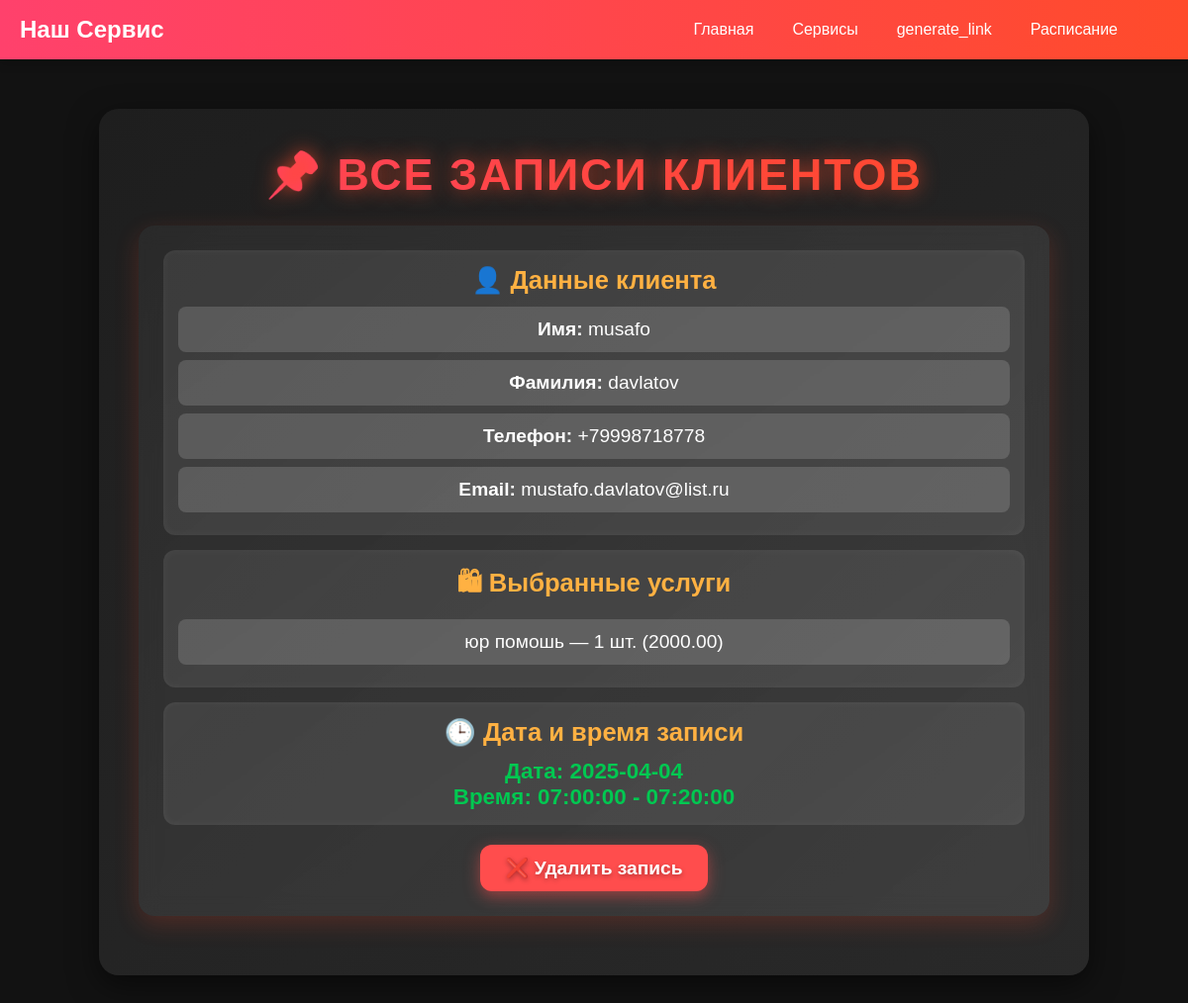
Before: /order (signed in) with the older database file.
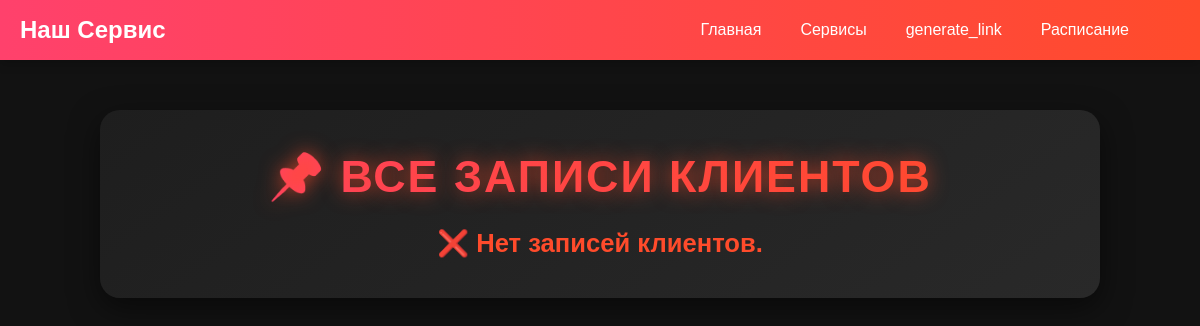
After: the same page with the newer database file.
### client_web/models.py (models this page shows, shortened)
class SuccessModel(models.Model):
    name = models.ForeignKey(UserForm, on_delete=models.CASCADE)  # Клиент, который записался
    basket_history = models.JSONField(default=dict, blank=True)  # Поле для хранения истории корзины
    time_history = models.JSONField(default=dict, blank=True)  # Поле для хранения истории времени
    executor = models.ForeignKey(User, on_delete=models.CASCADE)  # Владелец компании (исполнитель)
    session_key = models.CharField(max_length=40, blank=True, null=True)  # Добавляем session_key
    created_at = models.DateTimeField(auto_now_add=True)  # Дата создания записи
    scheduled_date = models.DateField(null=True, blank=True)
    scheduled_time_slot = models.CharField(max_length=50, blank=True, null=True)
    class Meta:
        verbose_name = "SuccessModel"
        verbose_name_plural = "SuccessModels"

class UserForm(models.Model):
    name = models.CharField("First name", max_length=250, unique=False)
    surname = models.CharField("Surname", max_length=250, unique=False)
    phone = PhoneNumberField("Phone", unique=False)
    email = models.EmailField("Email", unique=False)
    text = models.TextField("Comment", blank=True, null=True)
    date = models.DateField(null=True, blank=True)  # Добавляем поле для даты
    session_key = models.CharField(max_length=40, blank=True, null=True)  # Добавляем session_key
    class Meta:
        verbose_name = "UserForm"
        verbose_name_plural = "UserForms"

### main_page/views.py (the view)
# urls.py: path('order', OrderViews.as_view(), name="order"),
class OrderViews( ListView):
    model = SuccessModel
    template_name = 'main_page/main.html'
    context_object_name = "records"
    def get_queryset(self):
        if self.request.user.is_authenticated:
            return SuccessModel.objects.filter(executor=self.request.user).select_related('name', 'executor')
        return SuccessModel.objects.none()  # Возвращаем пустой QuerySet для неаутентифицированных пользователей
    def get_context_data(self, **kwargs):
        context = super().get_context_data(**kwargs)
        records = self.get_queryset()
        context["records"] = records
        return context

### schedule/models.py (called while the page is built)
    @staticmethod
    def delete_past_days():
        today = date.today()
        past_days = DaySchedule.objects.filter(date__lt=today)  # Все дни до сегодняшнего
        for day in past_days:
            day.time_slots.all().delete()  # Удаляем временные слоты
        past_days.delete()  # Удаляем сами дни

### main_page/templates/main_page/main.html (shortened to what this page needs)
{% extends "main_page/base.html" %}
{% load static %}
{% block extra_css %}
    <link rel="stylesheet" href="{% static 'main_page/css/main.css' %}">
{% endblock %}
{% block body %}
{% include "main_page/base.html" %}
    <div class="record-container">
        <h2 class="record-title">📌 Все записи клиентов</h2>
        {% if records %}
            {% for record in records %}
                <div class="record-card">
                    <div class="record-section">
                        <h3 class="section-title">👤 Данные клиента</h3>
                        <ul class="info-list">
                            <li><strong>Имя:</strong> {{ record.name.name }}</li>
                            <li><strong>Фамилия:</strong> {{ record.name.surname }}</li>
                            <li><strong>Телефон:</strong> {{ record.name.phone }}</li>
                            <li><strong>Email:</strong> {{ record.name.email }}</li>
                        </ul>
                    </div>
                    <div class="record-section">
                        <h3 class="section-title">🛍 Выбранные услуги</h3>
                        <ul class="services-list">
                            {% for item in record.basket_history %}
                                <li>{{ item.service }} — {{ item.quantity }} шт. ({{ item.price }})</li>
                            {% empty %}
                                <li>Нет услуг.</li>
                            {% endfor %}
                        </ul>
                    </div>
                    <div class="record-section">
                        <h3 class="section-title">🕒 Дата и время записи</h3>
                        <p><strong>Дата:</strong> {{ record.time_history.selected_date }}</p>
                        <p><strong>Время:</strong> {{ record.time_history.selected_time_slot }}</p>
                    </div>
                    <div class="record-actions">
                        <form action="{% url 'main:delete_record' record.pk %}" method="post" class="delete-form">
                            <button type="submit" class="delete-btn">❌ Удалить запись</button>
                        </form>
                    </div>
                </div>
            {% endfor %}
        {% else %}
            <p class="no-records">❌ Нет записей клиентов.</p>
        {% endif %}
    </div>
{% endblock %}

### main_page/templates/main_page/base.html (shortened to what this page needs)
<!DOCTYPE html>
<html lang="en">
<head>
{% load static %}
{% load humanize %}
    {% block extra_css %}
        <link rel="stylesheet" href="{% static "main_page/css/navbar.css" %}">
        <link href='https://unpkg.com/boxicons@2.1.4/css/boxicons.min.css' rel='stylesheet'>
    {% endblock %}
</head>
{%block body%}
<body>
    <header>
        <nav class="navbar">
            <div class="navbar-logo">
                <a href="#">Наш Сервис</a>
            </div>
            <ul class="navbar-links">
                {% if user.is_authenticated %}
                <li><a href="{%url 'main:order'%}">Главная</a></li>
                <li><a href="{% url 'service:service_list'%}">Сервисы</a></li>
                <li><a href="{%url 'main:generate_link'%}">generate_link</a></li>
                <li><a href="{% url 'schedule:calendar'%}">Расписание</a></li>
                    <li class="dropdown">
                        <a href="#">
                        </a>
                    </li>
                {% else %}
                    <li><a href="{% url 'user:login' %}"><i class='bx bxs-user-circle'></i></a></li>
                    <li><a href="{% url 'user:registration' %}">Registration</a></li>
                {% endif %}
            </ul>
        </nav>
    </header>
</body>
{%endblock%}
</body>
</html>

### main_page/static/main_page/css/main.css (style rules this page uses)
.record-container { max-width: 1000px; margin: 50px auto; padding: 40px; background: linear-gradient(145deg, #1e1e1e, #292929); border-radius: 20px; box-shadow: 0 10px 30px rgba(0, 0, 0, 0.5); text-align: center; color: white; animation: fadeIn 0.8s ease-in-out; }
.record-title { font-size: 2.8rem; font-weight: 800; text-transform: uppercase; letter-spacing: 2px; margin-bottom: 25px; background: linear-gradient(90deg, #ff416c, #ff4b2b); -webkit-background-clip: text; -webkit-text-fill-color: transparent; text-shadow: 0 0 20px rgba(255, 75, 43, 0.7); }
.no-records { font-size: 1.6rem; color: #ff4b2b; font-weight: bold; margin-top: 20px; }

### main_page/static/main_page/css/navbar.css (style rules this page uses)
* { margin: 0; padding: 0; box-sizing: border-box; }
body { font-family: 'Poppins', sans-serif; background-color: #121212; color: #fff; padding-top: 60px; }
.navbar { position: fixed; top: 0; left: 0; width: 100%; height: 60px; background: linear-gradient(90deg, #ff416c, #ff4b2b); display: flex; justify-content: space-between; align-items: center; padding: 0 20px; z-index: 9999; box-shadow: 0 4px 10px rgba(0, 0, 0, 0.2); }
.navbar-logo a { font-size: 1.5em; font-weight: 600; color: #fff; text-decoration: none; transition: 0.3s; }
.navbar-links { list-style: none; display: flex; gap: 15px; }
.navbar-links li { display: inline-block; }
.navbar-links a { color: #fff; text-decoration: none; font-size: 1em; font-weight: 500; transition: 0.3s; padding: 8px 12px; border-radius: 5px; }
.dropdown { position: relative; display: inline-block; }

Changed rows visible on the page:
removed SuccessModel: name.name "musafo", name.surname "davlatov", name.phone "+79998718778", name.email "mustafo.davlatov@list.ru", service "юр помошь", quantity "1", price "2000.00", time_history.selected_date "2025-04-04", time_history.selected_time_slot "07:00:00 - 07:20:00"
Other visible differences:
text now shown: "❌ Нет записей клиентов."
